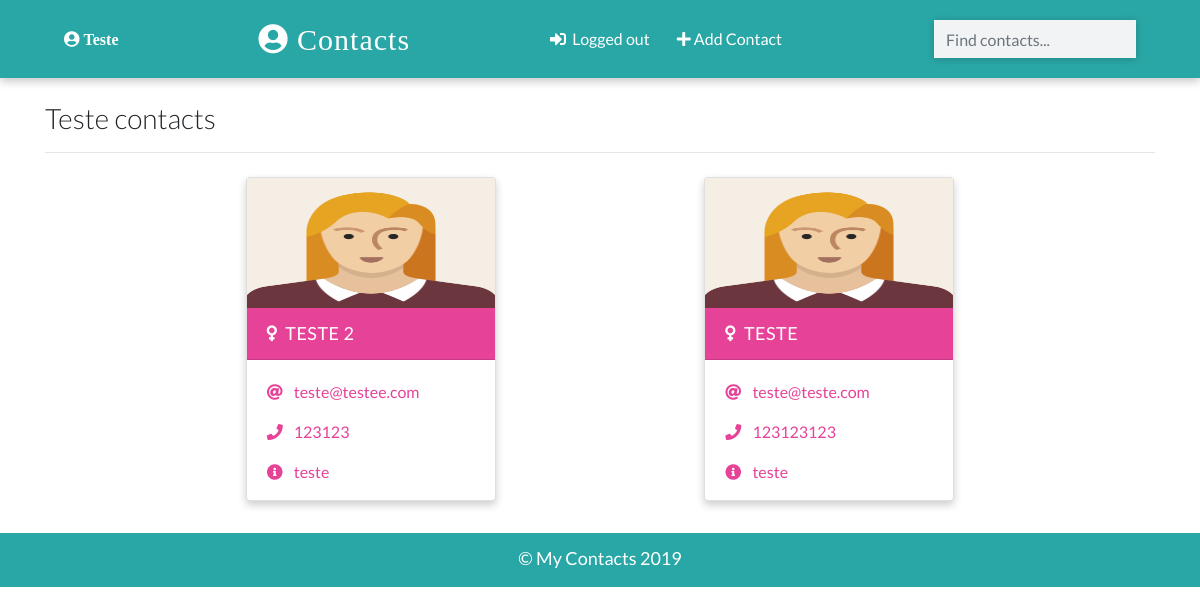
The app's page / (signed in) with its own data.
### app/models.py (models this page shows, shortened)
class Contact(models.Model):
    manager = models.ForeignKey(User, on_delete=models.CASCADE, default=None)
    name = models.CharField(max_length=20)
    email = models.EmailField(max_length=100, unique = True)
    phone = models.IntegerField(unique = True)
    info = models.CharField(max_length=30)
    gender = models.CharField(max_length=50, choices =(
        ('male', 'Male'),
        ('female', 'Female'),
        ('other', 'Other')
    ))
    image = models.ImageField(upload_to='images/', blank = True)
    date_added = models.DateTimeField(default=datetime.now)
    class Meta:
        ordering = ['-id']

### app/views.py (the view)
# urls.py: path('', views.HomePageView.as_view(), name="home"),
class HomePageView(LoginRequiredMixin, ListView):
    template_name = 'index.html'
    model = Contact
    context_object_name = 'contacts'
    def get_queryset(self):
        contacts = super().get_queryset()
        return contacts.filter(manager = self.request.user)

### templates/index.html (shortened to what this page needs)
{% extends 'base.html' %}
{% load static %}
{% block content %}
<div class="container">
  <h3 class="heading font-weight-light">{{user.username}} contacts</h3>
  <hr />
</div>
<div class="container main-part">
{% if contacts  %}
{% for contact in contacts  %}
{% include 'partials/_card.html' %}
{% endfor %}
{% else %}
<p class="d-block font-weight-light my-2 heading"> You have save any contacts yet </p>
{% endif %}
</div>
{% endblock content %}

### templates/base.html (shortened to what this page needs)
{% load static %}
<!DOCTYPE html>
<html lang="en">
  <head>
    <link
      rel="stylesheet"
      href="https://stackpath.bootstrapcdn.com/bootstrap/4.2.1/css/bootstrap.min.css"
    />
    <link rel="stylesheet" href="{% static './css/main.css' %}" />
    <link
      rel="stylesheet"
      href="https://use.fontawesome.com/releases/v5.6.3/css/all.css"
    />
  </head>
  <body>
    <nav>
      {% if request.user.is_authenticated %}
        <i class="text-white fas fa-user-circle"> {{user.username}}</i>
      {% endif %}
      <a class="logo" href="{% url 'home' %}">
        <i class="fas fa-user-circle"></i>&nbsp;Contacts
      </a>
      <p class="feature-link m-0 p-0">
      {% if request.user.is_authenticated %}
      <a href="{% url 'logout' %}" class="mr-4 text-white">
      <i class="fas fa-sign-in-alt"> </i>&nbsp; Logged out
      </a>
      <a href="{% url 'create' %}" class="mr-4 text-white">
      <i class="fas fa-plus"> </i>&nbsp;Add Contact
      </a>
      {% endif %}
      </p>
      <form class="form-inline my-2" action="{% url 'search' %}" method="GET">
        <input
          class="form-control search-box"
          type="search"
          placeholder="Find contacts..."
          name = "search_term"
          value = "{{search_term}}"
        />
      </form>
    </nav>
    <br />
    {% block content%}
    {% endblock content %}
    <footer class="mt-4 p-2">
      <p class="text-center p-1 m-0">&copy; My Contacts 2019</p>
    </footer>
  </body>
</html>

### templates/partials/_card.html
{% load static %} {% if contact.gender == 'male'  %}
  <div class="card my-2 mx-2 boy-card {% if 'detail' in request.path %} mx-auto w-25 {% endif %}">
    <img src=" {% if contact.image %}
    {{ contact.image.url }}
    {% else %}
    {% static './images/boy.png' %}
    {% endif %} " class="img-fluid" />
    <div class="card-header">
      <a href="{% url 'detail' contact.id %}" class="text-white header-link"
        ><i class="fas fa-mars mr-2"></i> {{ contact.name }} </a
      >
    </div>
    <div class="card-body pb-0">
      <p>
        <i class="fas fa-at mr-2"></i>
        <a href="mailto:{{ contact.email }}">{{ contact.email }}</a>
      </p>
      <p>
        <i class="fas fa-phone mr-2"></i>
        <a href="tel:{{ contact.phone }}">{{ contact.phone }}</a>
      </p>
      <p><i class="fas fa-info-circle mr-2"></i> {{ contact.info }} </p>
    </div>
  </div>
{% else %}
<div class="card my-2 mx-2 girl-card">
  <img src=" {% if contact.image %}
    {{ contact.image.url }}
    {% else %}
    {% static './images/girl.png' %}
    {% endif %} " class="img-fluid" />
  <div class="card-header">
    <a href="{% url 'detail' contact.id %}" class="text-white header-link">
      <i class="fas fa-venus mr-2"></i>{{ contact.name }}</a>
  </div>
  <div class="card-body pb-0">
    <p>
      <i class="fas fa-at mr-2"></i>
     <a href="mailto:{{ contact.email }}">{{ contact.email }}</a>
    </p>
    <p>
      <i class="fas fa-phone mr-2"></i>
      <a href="tel:{{ contact.phone }}">{{ contact.phone }}</a>
    </p>
    <p><i class="fas fa-info-circle mr-2"></i> {{ contact.info }}</p>
  </div>
</div>
{% endif %}

### static/css/main.css (style rules this page uses)
:root { --back: #29a7a6; --girl: #e64298; --boy: #2874dd; }
body { font-family: Lato, sans-serif; }
nav { font-weight: light; display: flex; justify-content: space-around; background-color: var(--back); align-items: center; padding-top: 12px; padding-bottom: 12px; box-shadow: 0 4px 8px 0 rgba(0, 0, 0, 0.2); }
.logo { font-size: 30px; letter-spacing: 1px; color: white; padding: 2px 12px; border-radius: 8px; font-family: cursive; }
.search-box { border-radius: 0px !important; width: 250px; border: none !important; background-color: #f2f3f5 !important; box-shadow: 0 1px 8px 0 rgba(0, 0, 0, 0.2); }
.card { box-shadow: 0 4px 8px 0 rgba(0, 0, 0, 0.2); transition: 0.3s; min-width: 250px; box-sizing: border-box; }
img { height: 130px !important; }
.card-header { font-size: 18px; letter-spacing: 0.5px; text-transform: uppercase; }
.girl-card .card-header { background-color: var(--girl); }
.girl-card .card-body, .girl-card .card-body p a { color: var(--girl); }
.card-body p { cursor: pointer; }
.main-part { display: flex; flex-wrap: wrap; justify-content: space-evenly; }
footer { background-color: var(--back); color: white; font-size: 18px; border-bottom: 3px solid var(--back); }

### records on screen
Contact: name "TESTE 2", email "teste@testee.com", phone "123123", info "teste"
Contact: name "TESTE", email "teste@teste.com", phone "123123123", info "teste"

### other values on screen
{{ user.username }} "Teste"
